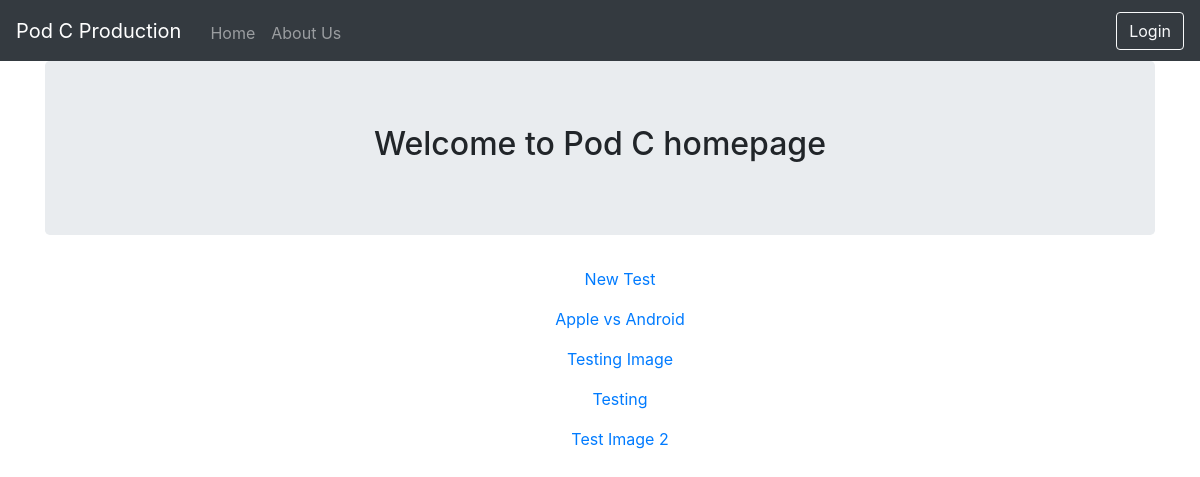
/blog/, run on an earlier commit of the app's database.
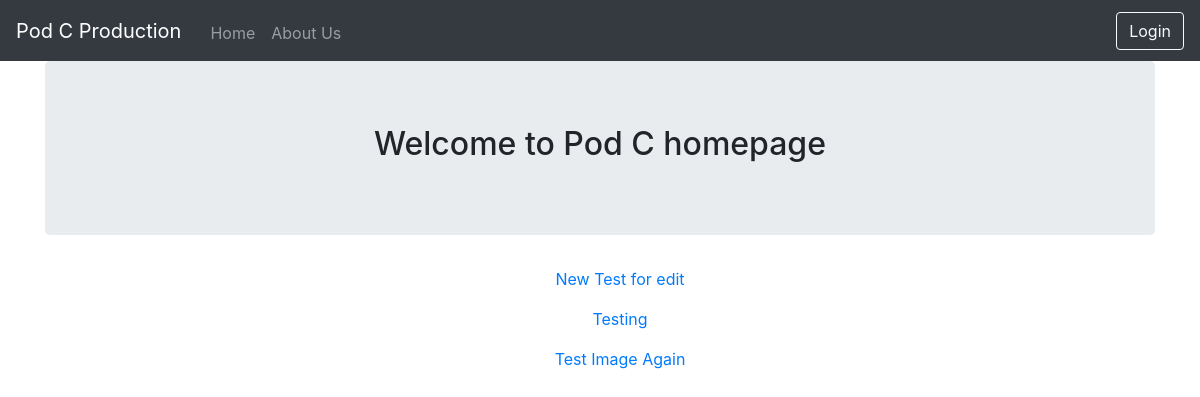
And on a later commit of the database.
### blog/models.py (models this page shows)
class Article(models.Model):
	pub_date = models.DateTimeField(default=datetime.now, blank=True)
	title = models.CharField(max_length=200)
	author = models.CharField(max_length=100)
	article_title = models.TextField()
	article_image = models.ImageField(upload_to='article_image', blank=True)

### blog/views.py (the view)
def index(request):
    latest_article_list = Article.objects.order_by('-pub_date')[:5]
    template = loader.get_template('blog/index.html')
    context = {
        'latest_article_list': latest_article_list,
    }
    return HttpResponse(template.render(context, request))

### blog/templates/blog/index.html (shortened to what this page needs)
{% extends 'blog/base.html' %}
	{% block body %}
	<div class="container">
		<div class="jumbotron">
			<h2>Welcome to Pod C homepage</h2>
		</div>
	</div>
	{% if latest_article_list %}
	    <ul>
	    {% for article in latest_article_list %}
	        <p><a href="/blog/article/{{ article.id }}">{{ article.title }}</a></p>
	    {% endfor %}
	    </ul>
	{% else %}
	    <p>No polls are available.</p>
	{% endif %}
	{% endblock %}

What changed in the data, as far as the page shows it:
removed Article: title "Apple vs Android"
removed Article: title "Testing Image"
removed Article: title "Test Image 2"
changed Article: title "New Test" → "New Test for edit"
now on this page (row unchanged): Article: title "Test Image Again"
